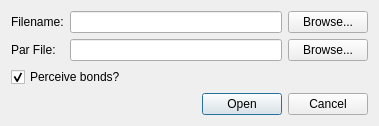
<?xml version="1.0" encoding="UTF-8"?>
<ui version="4.0">
 <class>FileImportDialog</class>
 <widget class="QDialog" name="FileImportDialog">
  <property name="geometry">
   <rect>
    <x>0</x>
    <y>0</y>
    <width>379</width>
    <height>124</height>
   </rect>
  </property>
  <property name="sizePolicy">
   <sizepolicy hsizetype="Preferred" vsizetype="MinimumExpanding">
    <horstretch>0</horstretch>
    <verstretch>0</verstretch>
   </sizepolicy>
  </property>
  <property name="windowTitle">
   <string>File Import...</string>
  </property>
  <layout class="QGridLayout" name="gridLayout">
   <item row="0" column="0">
    <widget class="QLabel" name="label_4">
     <property name="text">
      <string>Filename:</string>
     </property>
    </widget>
   </item>
   <item row="0" column="1">
    <layout class="QHBoxLayout" name="horizontalLayout_4">
     <item>
      <widget class="QLineEdit" name="fileName"/>
     </item>
     <item>
      <widget class="QPushButton" name="selectFileName">
       <property name="text">
        <string>Browse...</string>
       </property>
      </widget>
     </item>
    </layout>
   </item>
   <item row="1" column="0">
    <widget class="QLabel" name="label_7">
     <property name="text">
      <string>Par File:</string>
     </property>
    </widget>
   </item>
   <item row="1" column="1">
    <layout class="QHBoxLayout" name="horizontalLayout_7">
     <item>
      <widget class="QLineEdit" name="fileName2"/>
     </item>
     <item>
      <widget class="QPushButton" name="selectFileName2">
       <property name="text">
        <string>Browse...</string>
       </property>
      </widget>
     </item>
    </layout>
   </item>
   <item row="2" column="0" colspan="2">
    <widget class="QCheckBox" name="perceiveBonds">
     <property name="toolTip">
      <string>Attempt to perceive bonds?</string>
     </property>
     <property name="text">
      <string>Perceive bonds?</string>
     </property>
     <property name="checked">
      <bool>true</bool>
     </property>
    </widget>
   </item>
   <item row="3" column="0" colspan="2">
    <spacer name="verticalSpacer_2">
     <property name="orientation">
      <enum>Qt::Vertical</enum>
     </property>
     <property name="sizeType">
      <enum>QSizePolicy::MinimumExpanding</enum>
     </property>
     <property name="sizeHint" stdset="0">
      <size>
       <width>20</width>
       <height>0</height>
      </size>
     </property>
    </spacer>
   </item>
   <item row="4" column="0" colspan="2">
    <layout class="QHBoxLayout" name="horizontalLayout">
     <item>
      <widget class="QDialogButtonBox" name="buttonBox">
       <property name="standardButtons">
        <set>QDialogButtonBox::Cancel|QDialogButtonBox::Open</set>
       </property>
      </widget>
     </item>
    </layout>
   </item>
  </layout>
 </widget>
 <tabstops>
  <tabstop>fileName</tabstop>
  <tabstop>selectFileName</tabstop>
  <tabstop>perceiveBonds</tabstop>
 </tabstops>
 <resources/>
 <connections/>
</ui>
